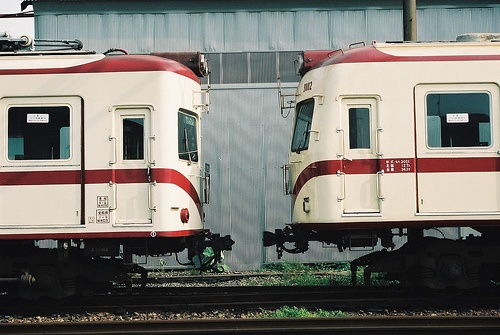
#> input picture data/VOC2007/JPEGImages/000042.jpg, 500 x 335 px; its folder holds only this picture in this run
$ jupyter execute pre-process.ipynb
#> lines starting #> are read from the running program, lines starting #| are printed output that depends on the picture
[cell 1]
import matplotlib.pyplot as plt
import numpy as np

def plot_sample(image, mask, title=""):
    plt.figure(figsize=(12, 6))
    plt.subplot(1, 2, 1)
    if image.ndim == 3:  # Check if the mask is one-hot encoded
        image = np.argmax(image, axis=-1)  # Convert one-hot encoded mask to single-channel

    plt.imshow(image, cmap='gray')
    plt.title('Image')
    plt.axis('off')

    plt.subplot(1, 2, 2)
    if mask.ndim == 3:  # Check if the mask is one-hot encoded
        mask = np.argmax(mask, axis=-1)  # Convert one-hot encoded mask to single-channel
    plt.imshow(mask, cmap='gray')  # Using 'jet' to provide distinct colors to different classes
    plt.title('Mask')
    plt.axis('off')

    plt.suptitle(title)
    plt.show()

[cell 2]
import numpy as np
from skimage.io import imshow
import matplotlib.pyplot as plt

from skimage.transform import resize
from skimage.io import imread
import os

def color_map(N=256, normalized=True):
#> called with N = 256, normalized = True
    def bitget(byteval, idx):
        return ((byteval & (1 << idx)) != 0)

    dtype = 'float32' if normalized else 'uint8'
    cmap = np.zeros((N, 3), dtype=dtype)
    for i in range(N):
        r = g = b = 0
        c = i
        for j in range(8):
            r = r | (bitget(c, 0) << 7-j)
            g = g | (bitget(c, 1) << 7-j)
            b = b | (bitget(c, 2) << 7-j)
            c = c >> 3

        cmap[i] = np.array([r, g, b])

    cmap = cmap/255 if normalized else cmap
    return cmap


# [15 lines left out: function color_map_viz, not called in this run]


def color_map_label():
    labels = ['background', 'aeroplane', 'bicycle', 'bird', 'boat', 'bottle', 'bus', 'car', 'cat', 'chair', 'cow', 'diningtable', 'dog', 'horse', 'motorbike', 'person', 'pottedplant', 'sheep', 'sofa', 'train', 'tvmonitor', 'void']
    nclasses = 21
    cmap = color_map()
    label_colors = np.empty((nclasses + 1, 3), dtype=cmap.dtype)  # +1 for the 'void' label

    for i in range(nclasses + 1):
        label_colors[i] = cmap[i] if i < nclasses else cmap[-1]

    return label_colors

[cell 3]
import numpy as np
from skimage.io import imread
from skimage.transform import resize
import os
import imageio
from concurrent.futures import ThreadPoolExecutor


def preprocess_and_save(image_path, mask_path, cmap, output_size=(224, 224), output_dir='output', log = False):
    if not os.path.exists(output_dir):
        os.makedirs(output_dir)

    # Load and resize image
    # image = imread(image_path)

    # # Load and resize mask
    # mask_image = imread(mask_path)

    image = imageio.imread(image_path)
    mask_image = imageio.imread(mask_path)
    if log:
        plot_sample(image, mask_image, title=f"{image_path}")

    mask_image = resize(mask_image, output_size, anti_aliasing=False, preserve_range=True)
    image = resize(image, output_size, anti_aliasing=True) / 255.0  # Normalize to [0, 1]


    # Map color to channel index
    color_to_index = {tuple(val): idx for idx, val in enumerate(cmap)}

    # Initialize 22-channel binary mask
    channels = np.zeros((*output_size, 22), dtype=np.float32)

    # Vectorized mask processing
    for idx, val in enumerate(cmap):
        channels[:, :, idx] = np.all(mask_image == val, axis=-1)

    if log:
        plot_sample(image, channels, title=f"Sample")

    # [5 lines of commented-out code are left out]

def process_dataset(image_dir, mask_dir, cmap):
#> called with image_dir = 'data/VOC2007/JPEGImages', mask_dir = 'data/VOC2007/SegmentationClass', cmap = array of shape (22, 3)
    file_names = os.listdir(image_dir)
    tasks = []
    count = 1
    log = True
    with ThreadPoolExecutor(max_workers=12) as executor:
        for file_name in file_names:
            count+=1
            if count > 10:
                log = False
            if file_name.endswith('.jpg'):
                mask_name = file_name[:-4] + '.png'  # Change extension for mask
                mask_path = os.path.join(mask_dir, mask_name)
                image_path = os.path.join(image_dir, file_name)

                if os.path.exists(mask_path):
                    tasks.append(executor.submit(preprocess_and_save, image_path, mask_path, cmap, (224, 224), 'output', log))
#> this loop made 1 pass
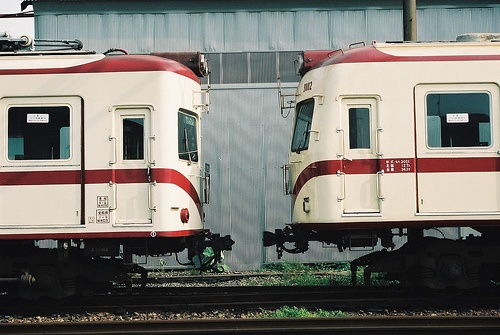
#> input picture data/VOC2007/JPEGImages/000042.jpg, 500 x 335 px
#> pass 1, in plot_sample, `image = np.argmax(image, axis=-1)`:
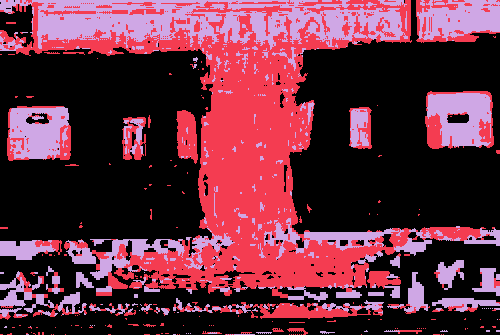
#> image: shape (335, 500) int64; 3 distinct labels, from 0 to 2; one colour per label, 0 black
#> pass 1, in plot_sample, `plt.show()`:
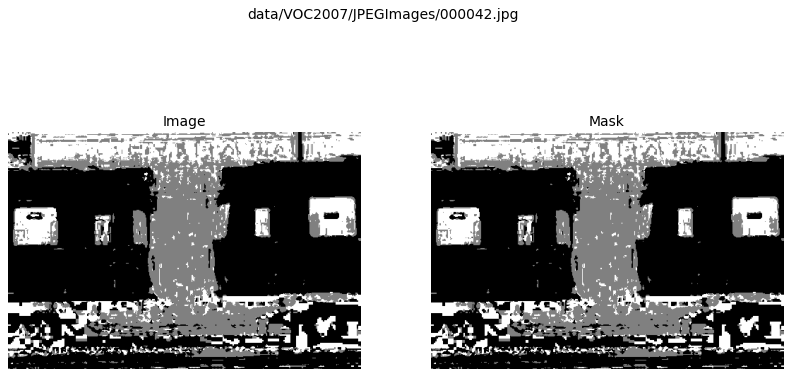
#> figure drawn by matplotlib, 2 panels
#> pass 1, in preprocess_and_save, `mask_image = resize(mask_image, output_size, anti_aliasing=False, pres..`:
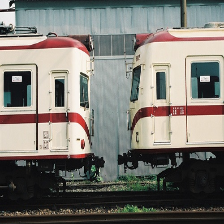
#> mask_image: shape (224, 224, 3) float64; mean R, G, B 123.8, 120.9, 114.6
#> pass 1, in plot_sample (call 2), `image = np.argmax(image, axis=-1)`:
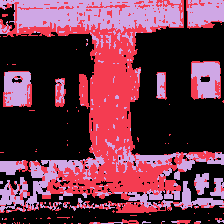
#> image: shape (224, 224) int64; 3 distinct labels, from 0 to 2; one colour per label, 0 black
#> pass 1, in plot_sample (call 2), `plt.show()`:
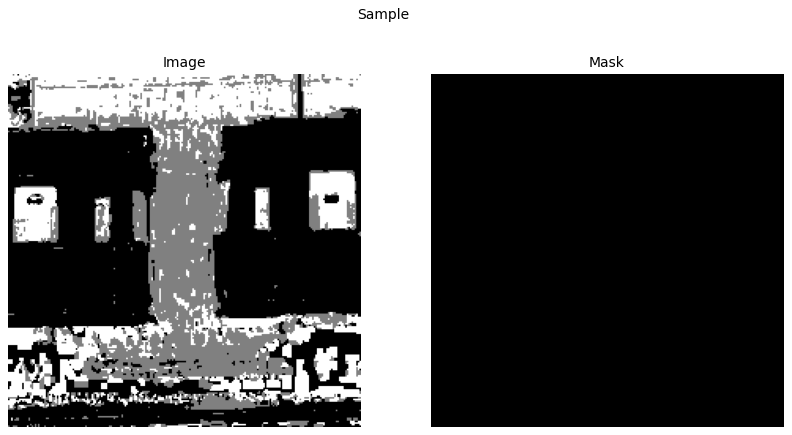
#> figure drawn by matplotlib, 2 panels

    # Optional: wait for all tasks to complete and handle exceptions
    for task in tasks:
        task.result()  # This will raise any exceptions caught during the thread execution

# Assume color_map function is defined and provides the cmap array
cmap = color_map_label()  # Assuming this function returns the correct RGB values for each class

image_dir = 'data/VOC2007/JPEGImages'
mask_dir = 'data/VOC2007/SegmentationClass'
process_dataset(image_dir, mask_dir, cmap)

[cell 4]
import numpy as np
import imageio
from skimage.transform import resize
import os
from concurrent.futures import ThreadPoolExecutor
import matplotlib.pyplot as plt

def preprocess_and_save(image_path, mask_path, cmap, output_size=(224, 224), output_dir='output', log=False):
    if not os.path.exists(output_dir):
        os.makedirs(output_dir)

    # Load and resize image using imageio
    image = imageio.imread(image_path)
    mask_image = imageio.imread(mask_path)

    if log:
        plot_sample(image, mask_image, title=f"Original {os.path.basename(image_path)}")

    # Normalize and resize
    image = resize(image, output_size, anti_aliasing=True) / 255.0
    mask_image = resize(mask_image, output_size, anti_aliasing=False, preserve_range=True)

    # Map color to channel index
    color_to_index = {tuple(val): idx for idx, val in enumerate(cmap)}

    # Initialize 22-channel binary mask
    channels = np.zeros((*output_size, 22), dtype=np.float32)

    # Vectorized mask processing
    for idx, val in enumerate(cmap):
        channels[:, :, idx] = np.all(mask_image == val, axis=-1)

    if log:
        plot_sample(image, channels, title=f"Processed {os.path.basename(image_path)}")

    # Save image and mask to binary files
    image_filename = os.path.join(output_dir, os.path.basename(image_path) + '_image.npy')
    mask_filename = os.path.join(output_dir, os.path.basename(mask_path) + '_mask.npy')
    np.save(image_filename, image)
    np.save(mask_filename, channels)

# [14 lines of commented-out code are left out]

def process_dataset(image_dir, mask_dir, cmap):
#> called with image_dir = 'data/VOC2007/JPEGImages', mask_dir = 'data/VOC2007/SegmentationClass', cmap = array of shape (22, 3)
    file_names = os.listdir(image_dir)
    tasks = []
    count = 0
    with ThreadPoolExecutor(max_workers=12) as executor:
        for file_name in file_names:
            if file_name.endswith('.jpg'):
                mask_name = file_name[:-4] + '.png'  # Change extension for mask
                mask_path = os.path.join(mask_dir, mask_name)
                image_path = os.path.join(image_dir, file_name)

                if os.path.exists(mask_path):
                    log = count < 10  # Log only the first 10 images
                    tasks.append(executor.submit(preprocess_and_save, image_path, mask_path, cmap, (224, 224), 'output', log))
                    count += 1

    for task in tasks:
        task.result()  # This will raise any exceptions caught during the thread execution

# Assume color_map_label() function is defined and provides the cmap array
cmap = color_map_label()  # Assuming this function returns the correct RGB values for each class

image_dir = 'data/VOC2007/JPEGImages'
mask_dir = 'data/VOC2007/SegmentationClass'
process_dataset(image_dir, mask_dir, cmap)

$ run again, on data/VOC2007/JPEGImages/000257.jpg
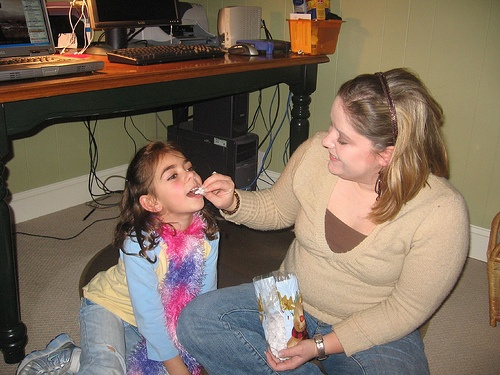
#> input picture data/VOC2007/JPEGImages/000257.jpg, 500 x 375 px
#> the loop in process_dataset, `for file_name in file_names:` made 1 pass
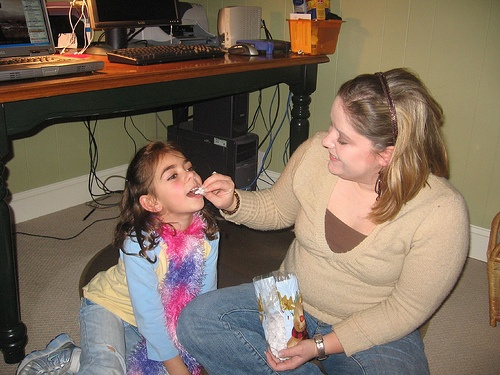
#> input picture data/VOC2007/JPEGImages/000257.jpg, 500 x 375 px
#> pass 1, in plot_sample (call 2), `image = np.argmax(image, axis=-1)`:
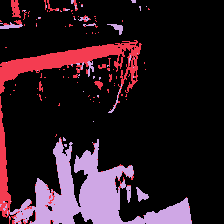
#> image: shape (224, 224) int64; 3 distinct labels, from 0 to 2; one colour per label, 0 black
#> pass 1, in plot_sample (call 2), `plt.show()`:
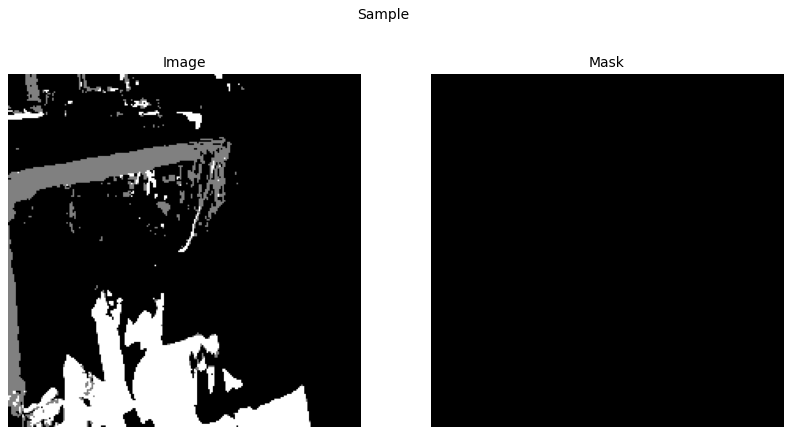
#> figure drawn by matplotlib, 2 panels

$ run again, on data/VOC2007/JPEGImages/000439.jpg
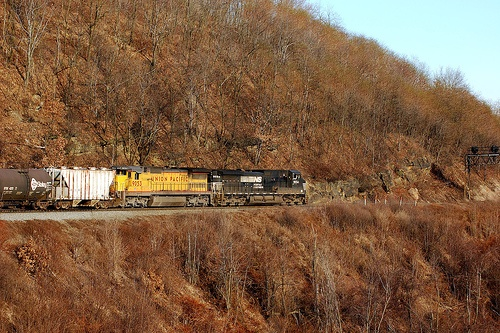
#> input picture data/VOC2007/JPEGImages/000439.jpg, 500 x 333 px
#> the loop in process_dataset, `for file_name in file_names:` made 1 pass
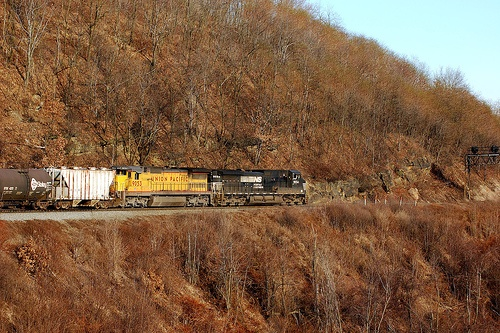
#> input picture data/VOC2007/JPEGImages/000439.jpg, 500 x 333 px
#> pass 1, in plot_sample (call 2), `image = np.argmax(image, axis=-1)`:
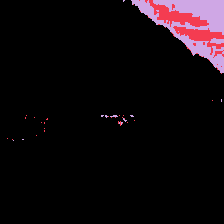
#> image: shape (224, 224) int64; 3 distinct labels, from 0 to 2; one colour per label, 0 black
#> pass 1, in plot_sample (call 2), `plt.show()`:
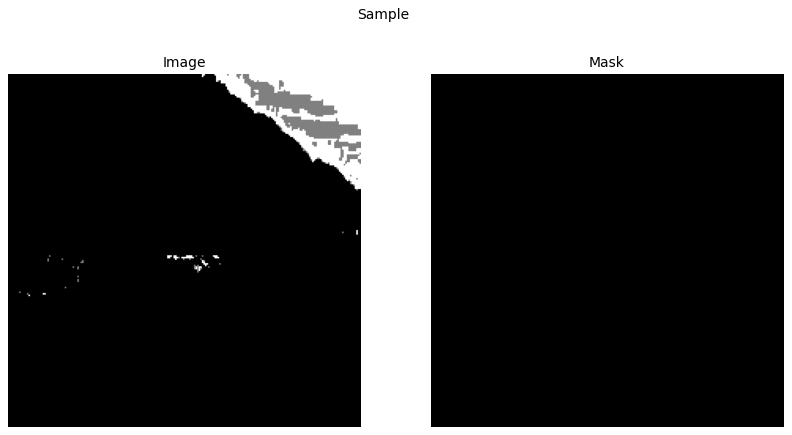
#> figure drawn by matplotlib, 2 panels
